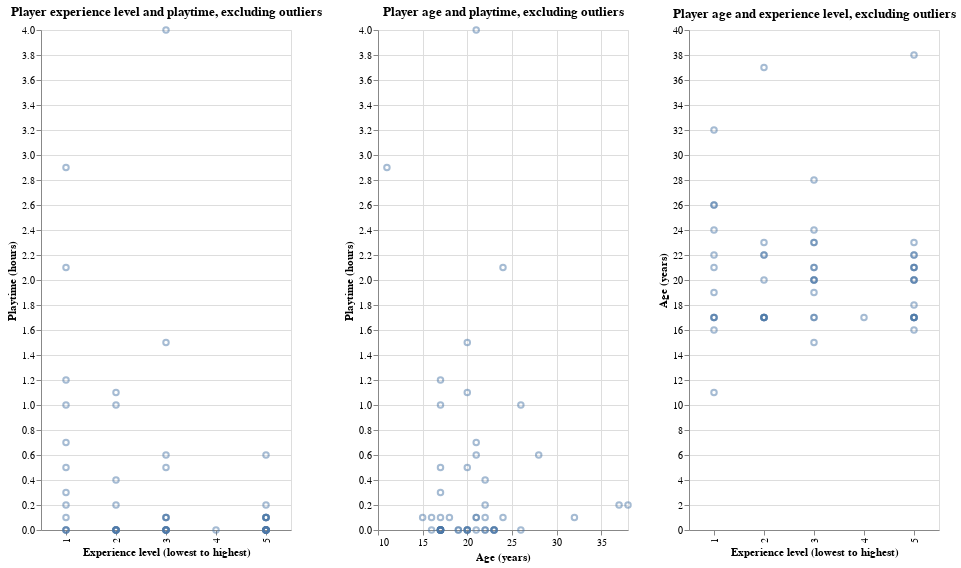

Notebook cell for this chart:
### Markdown cell above
Enter vis description with fig (and the one above)

### Code cell
players_filtered_1 = testing_data[(testing_data["played_hours"] <= 5) & (testing_data["age"] <=60)]
players_filtered_1

age_scatter2 = alt.Chart(players_filtered_1, title="Player age and playtime, excluding outliers").mark_point(opacity=0.5).encode(
    x=alt.X("age").scale(zero=False).title("Age (years)"),
    y=alt.Y("played_hours").title("Playtime (hours)")
).properties(width=250, height=500)


experience_scatter2 = alt.Chart(players_filtered_1, title="Player experience level and playtime, excluding outliers").mark_point(opacity=0.5).encode(
    x=alt.X("experience_num:O").scale(zero=False).title("Experience level (lowest to highest)"),
    y=alt.Y("played_hours").title("Playtime (hours)")
).properties(width=250, height=500)

age_exp_scatter = alt.Chart(players_filtered_1, title="Player age and experience level, excluding outliers").mark_point(opacity=0.5).encode(
    x=alt.X("experience_num:O").scale(zero=False).title("Experience level (lowest to highest)"),
    y=alt.Y("age").title("Age (years)")
).properties(width=250, height=500)

display(experience_scatter2 | age_scatter2 | age_exp_scatter)

### Figure 1 — Vega specification as saved in the notebook (floating-point values rounded to 4 significant figures)
{"$schema": "https://vega.github.io/schema/vega/v5.json", "data": [{"name": "source_0"}, {"name": "data_0", "values": [{"experience_num": 3, "played_hours": 4.0}, {"experience_num": 5, "played_hours": 0.0}, {"experience_num": 1, "played_hours": 0.7}, {"experience_num": 1, "played_hours": 0.0}, {"experience_num": 5, "played_hours": 0.0}, {"experience_num": 5, "played_hours": 0.0}, {"experience_num": 3, "played_hours": 1.5}, {"experience_num": 5, "played_hours": 0.1}, {"experience_num": 5, "played_hours": 0.6}, {"experience_num": 3, "played_hours": 0.6}, {"experience_num": 5, "played_hours": 0.0}, {"experience_num": 2, "played_hours": 0.0}, {"experience_num": 2, "played_hours": 1.1}, {"experience_num": 1, "played_hours": 1.0}, {"experience_num": 5, "played_hours": 0.0}, {"experience_num": 3, "played_hours": 0.0}, {"experience_num": 3, "played_hours": 0.1}, {"experience_num": 1, "played_hours": 2.1}, {"experience_num": 5, "played_hours": 0.0}, {"experience_num": 2, "played_hours": 0.0}, {"experience_num": 1, "played_hours": 2.9}, {"experience_num": 5, "played_hours": 0.0}, {"experience_num": 1, "played_hours": 1.2}, {"experience_num": 1, "played_hours": 0.1}, {"experience_num": 2, "played_hours": 0.2}, {"experience_num": 3, "played_hours": 0.0}, {"experience_num": 2, "played_hours": 1.0}, {"experience_num": 5, "played_hours": 0.1}, {"experience_num": 2, "played_hours": 0.0}, {"experience_num": 2, "played_hours": 0.0}, {"experience_num": 5, "played_hours": 0.2}, {"experience_num": 2, "played_hours": 0.0}, {"experience_num": 5, "played_hours": 0.0}, {"experience_num": 5, "played_hours": 0.1}, {"experience_num": 4, "played_hours": 0.0}, {"experience_num": 5, "played_hours": 0.1}, {"experience_num": 1, "played_hours": 0.2}, {"experience_num": 1, "played_hours": 0.0}, {"experience_num": 5, "played_hours": 0.0}, {"experience_num": 1, "played_hours": 0.3}, {"experience_num": 1, "played_hours": 0.0}, {"experience_num": 1, "played_hours": 0.5}, {"experience_num": 3, "played_hours": 0.0}, {"experience_num": 3, "played_hours": 0.0}, {"experience_num": 3, "played_hours": 0.1}, {"experience_num": 2, "played_hours": 0.4}, {"experience_num": 3, "played_hours": 0.0}, {"experience_num": 3, "played_hours": 0.0}, {"experience_num": 2, "played_hours": 0.0}, {"experience_num": 3, "played_hours": 0.1}, {"experience_num": 5, "played_hours": 0.0}, {"experience_num": 3, "played_hours": 0.5}, {"experience_num": 5, "played_hours": 0.1}]}, {"name": "data_1", "values": [{"age": 21, "played_hours": 4.0}, {"age": 22, "played_hours": 0.0}, {"age": 21, "played_hours": 0.7}, {"age": 16, "played_hours": 0.0}, {"age": 17, "played_hours": 0.0}, {"age": 20, "played_hours": 0.0}, {"age": 20, "played_hours": 1.5}, {"age": 21, "played_hours": 0.1}, {"age": 21, "played_hours": 0.6}, {"age": 28, "played_hours": 0.6}, {"age": 17, "played_hours": 0.0}, {"age": 17, "played_hours": 0.0}, {"age": 20, "played_hours": 1.1}, {"age": 26, "played_hours": 1.0}, {"age": 21, "played_hours": 0.0}, {"age": 23, "played_hours": 0.0}, {"age": 15, "played_hours": 0.1}, {"age": 24, "played_hours": 2.1}, {"age": 23, "played_hours": 0.0}, {"age": 17, "played_hours": 0.0}, {"age": 11, "played_hours": 2.9}, {"age": 17, "played_hours": 0.0}, {"age": 17, "played_hours": 1.2}, {"age": 32, "played_hours": 0.1}, {"age": 37, "played_hours": 0.2}, {"age": 23, "played_hours": 0.0}, {"age": 17, "played_hours": 1.0}, {"age": 22, "played_hours": 0.1}, {"age": 23, "played_hours": 0.0}, {"age": 17, "played_hours": 0.0}, {"age": 38, "played_hours": 0.2}, {"age": 22, "played_hours": 0.0}, {"age": 17, "played_hours": 0.0}, {"age": 16, "played_hours": 0.1}, {"age": 17, "played_hours": 0.0}, {"age": 17, "played_hours": 0.1}, {"age": 22, "played_hours": 0.2}, {"age": 19, "played_hours": 0.0}, {"age": 20, "played_hours": 0.0}, {"age": 17, "played_hours": 0.3}, {"age": 26, "played_hours": 0.0}, {"age": 17, "played_hours": 0.5}, {"age": 20, "played_hours": 0.0}, {"age": 17, "played_hours": 0.0}, {"age": 21, "played_hours": 0.1}, {"age": 22, "played_hours": 0.4}, {"age": 19, "played_hours": 0.0}, {"age": 17, "played_hours": 0.0}, {"age": 17, "played_hours": 0.0}, {"age": 24, "played_hours": 0.1}, {"age": 20, "played_hours": 0.0}, {"age": 20, "played_hours": 0.5}, {"age": 18, "played_hours": 0.1}]}, {"name": "data_2", "values": [{"age": 21, "experience_num": 3}, {"age": 22, "experience_num": 5}, {"age": 21, "experience_num": 1}, {"age": 16, "experience_num": 1}, {"age": 17, "experience_num": 5}, {"age": 20, "experience_num": 5}, {"age": 20, "experience_num": 3}, {"age": 21, "experience_num": 5}, {"age": 21, "experience_num": 5}, {"age": 28, "experience_num": 3}, {"age": 17, "experience_num": 5}, {"age": 17, "experience_num": 2}, {"age": 20, "experience_num": 2}, {"age": 26, "experience_num": 1}, {"age": 21, "experience_num": 5}, {"age": 23, "experience_num": 3}, {"age": 15, "experience_num": 3}, {"age": 24, "experience_num": 1}, {"age": 23, "experience_num": 5}, {"age": 17, "experience_num": 2}, {"age": 11, "experience_num": 1}, {"age": 17, "experience_num": 5}, {"age": 17, "experience_num": 1}, {"age": 32, "experience_num": 1}, {"age": 37, "experience_num": 2}, {"age": 23, "experience_num": 3}, {"age": 17, "experience_num": 2}, {"age": 22, "experience_num": 5}, {"age": 23, "experience_num": 2}, {"age": 17, "experience_num": 2}, {"age": 38, "experience_num": 5}, {"age": 22, "experience_num": 2}, {"age": 17, "experience_num": 5}, {"age": 16, "experience_num": 5}, {"age": 17, "experience_num": 4}, {"age": 17, "experience_num": 5}, {"age": 22, "experience_num": 1}, {"age": 19, "experience_num": 1}, {"age": 20, "experience_num": 5}, {"age": 17, "experience_num": 1}, {"age": 26, "experience_num": 1}, {"age": 17, "experience_num": 1}, {"age": 20, "experience_num": 3}, {"age": 17, "experience_num": 3}, {"age": 21, "experience_num": 3}, {"age": 22, "experience_num": 2}, {"age": 19, "experience_num": 3}, {"age": 17, "experience_num": 3}, {"age": 17, "experience_num": 2}, {"age": 24, "experience_num": 3}, {"age": 20, "experience_num": 5}, {"age": 20, "experience_num": 3}, {"age": 18, "experience_num": 5}]}, {"name": "data_0_concat_0_x_domain_experience_num", "values": [{"experience_num": 3}, {"experience_num": 5}, {"experience_num": 1}, {"experience_num": 2}, {"experience_num": 4}]}, {"name": "data_0_concat_0_y_domain_played_hours", "values": [{"min": 0.0, "max": 4.0}]}, {"name": "data_1_concat_1_x_domain_age", "values": [{"min": 11, "max": 38}]}, {"name": "data_1_concat_1_y_domain_played_hours", "values": [{"min": 0.0, "max": 4.0}]}, {"name": "data_2_concat_2_x_domain_experience_num", "values": [{"experience_num": 3}, {"experience_num": 5}, {"experience_num": 1}, {"experience_num": 2}, {"experience_num": 4}]}, {"name": "data_2_concat_2_y_domain_age", "values": [{"min": 11, "max": 38}]}], "signals": [{"name": "childWidth", "value": 250}], "marks": [{"type": "group", "name": "concat_0_group", "encode": {"update": {"width": {"signal": "childWidth"}, "height": {"signal": "height"}}}, "marks": [{"type": "symbol", "name": "concat_0_marks", "from": {"data": "data_0"}, "encode": {"update": {"x": {"field": "experience_num", "scale": "concat_0_x"}, "y": {"field": "played_hours", "scale": "concat_0_y"}, "opacity": {"value": 0.5}, "fill": {"value": "transparent"}, "stroke": {"value": "#4c78a8"}}}, "style": ["point"]}], "axes": [{"scale": "concat_0_y", "maxExtent": 0, "aria": false, "labels": false, "tickCount": {"signal": "ceil(height/40)"}, "orient": "left", "gridScale": "concat_0_x", "grid": true, "domain": false, "minExtent": 0, "ticks": false, "zindex": 0}, {"scale": "concat_0_x", "orient": "bottom", "grid": false, "labelAlign": "right", "labelAngle": 270, "labelBaseline": "middle", "zindex": 0, "title": "Experience level (lowest to highest)"}, {"scale": "concat_0_y", "grid": false, "tickCount": {"signal": "ceil(height/40)"}, "orient": "left", "labelOverlap": true, "title": "Playtime (hours)", "zindex": 0}], "title": {"text": "Player experience level and playtime, excluding outliers", "frame": "group"}, "style": "cell"}, {"type": "group", "name": "concat_1_group", "encode": {"update": {"height": {"signal": "height"}, "width": {"signal": "childWidth"}}}, "marks": [{"type": "symbol", "name": "concat_1_marks", "from": {"data": "data_1"}, "encode": {"update": {"x": {"field": "age", "scale": "concat_1_x"}, "stroke": {"value": "#4c78a8"}, "fill": {"value": "transparent"}, "opacity": {"value": 0.5}, "y": {"field": "played_hours", "scale": "concat_1_y"}}}, "style": ["point"]}], "axes": [{"scale": "concat_1_x", "tickCount": {"signal": "ceil(childWidth/40)"}, "labels": false, "maxExtent": 0, "zindex": 0, "gridScale": "concat_1_y", "aria": false, "domain": false, "orient": "bottom", "grid": true, "minExtent": 0, "ticks": false}, {"scale": "concat_1_y", "gridScale": "concat_1_x", "domain": false, "tickCount": {"signal": "ceil(height/40)"}, "grid": true, "aria": false, "orient": "left", "maxExtent": 0, "minExtent": 0, "ticks": false, "zindex": 0, "labels": false}, {"scale": "concat_1_x", "tickCount": {"signal": "ceil(childWidth/40)"}, "title": "Age (years)", "labelFlush": true, "zindex": 0, "orient": "bottom", "grid": false, "labelOverlap": true}, {"scale": "concat_1_y", "tickCount": {"signal": "ceil(height/40)"}, "zindex": 0, "title": "Playtime (hours)", "orient": "left", "labelOverlap": true, "grid": false}], "title": {"text": "Player age and playtime, excluding outliers", "frame": "group"}, "style": "cell"}, {"type": "group", "name": "concat_2_group", "encode": {"update": {"width": {"signal": "childWidth"}, "height": {"signal": "height"}}}, "marks": [{"type": "symbol", "name": "concat_2_marks", "from": {"data": "data_2"}, "encode": {"update": {"y": {"field": "age", "scale": "concat_2_y"}, "stroke": {"value": "#4c78a8"}, "opacity": {"value": 0.5}, "fill": {"value": "transparent"}, "x": {"field": "experience_num", "scale": "concat_2_x"}}}, "style": ["point"]}], "axes": [{"scale": "concat_2_y", "ticks": false, "grid": true, "domain": false, "aria": false, "minExtent": 0, "zindex": 0, "tickCount": {"signal": "ceil(height/40)"}, "orient": "left", "maxExtent": 0, "gridScale": "concat_2_x", "labels": false}, {"scale": "concat_2_x", "title": "Experience level (lowest to highest)", "zindex": 0, "labelAngle": 270, "orient": "bottom", "grid": false, "labelAlign": "right", "labelBaseline": "middle"}, {"scale": "concat_2_y", "grid": false, "tickCount": {"signal": "ceil(height/40)"}, "zindex": 0, "orient": "left", "labelOverlap": true, "title": "Age (years)"}], "title": {"text": "Player age and experience level, excluding outliers", "frame": "group"}, "style": "cell"}], "scales": [{"name": "concat_0_x", "type": "point", "domain": {"data": "data_0_concat_0_x_domain_experience_num", "field": "experience_num", "sort": true}, "range": [0, {"signal": "childWidth"}], "padding": 0.5}, {"name": "concat_0_y", "type": "linear", "domain": [{"signal": "(data(\"data_0_concat_0_y_domain_played_hours\")[0] || {}).min"}, {"signal": "(data(\"data_0_concat_0_y_domain_played_hours\")[0] || {}).max"}], "range": [{"signal": "height"}, 0], "zero": true, "nice": true}, {"name": "concat_1_x", "type": "linear", "domain": [{"signal": "(data(\"data_1_concat_1_x_domain_age\")[0] || {}).min"}, {"signal": "(data(\"data_1_concat_1_x_domain_age\")[0] || {}).max"}], "range": [0, {"signal": "childWidth"}], "zero": false, "nice": true}, {"name": "concat_1_y", "type": "linear", "domain": [{"signal": "(data(\"data_1_concat_1_y_domain_played_hours\")[0] || {}).min"}, {"signal": "(data(\"data_1_concat_1_y_domain_played_hours\")[0] || {}).max"}], "range": [{"signal": "height"}, 0], "zero": true, "nice": true}, {"name": "concat_2_x", "type": "point", "domain": {"data": "data_2_concat_2_x_domain_experience_num", "field": "experience_num", "sort": true}, "range": [0, {"signal": "childWidth"}], "padding": 0.5}, {"name": "concat_2_y", "type": "linear", "domain": [{"signal": "(data(\"data_2_concat_2_y_domain_age\")[0] || {}).min"}, {"signal": "(data(\"data_2_concat_2_y_domain_age\")[0] || {}).max"}], "range": [{"signal": "height"}, 0], "zero": true, "nice": true}], "padding": 5, "height": 500, "background": "white", "layout": {"padding": 20, "bounds": "full", "align": "each"}}
